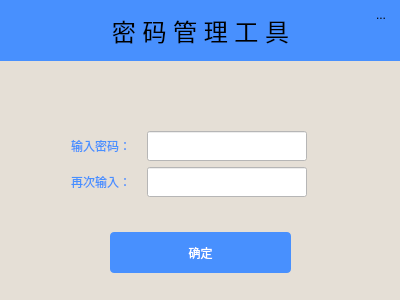
<?xml version="1.0" encoding="UTF-8"?>
<ui version="4.0">
 <class>MainWindow</class>
 <widget class="QMainWindow" name="MainWindow">
  <property name="geometry">
   <rect>
    <x>0</x>
    <y>0</y>
    <width>400</width>
    <height>300</height>
   </rect>
  </property>
  <property name="windowTitle">
   <string>MainWindow</string>
  </property>
  <property name="styleSheet">
   <string notr="true">QWidget{font: 9pt &quot;微软雅黑&quot;;}
QLabel#label_3,QLabel#label_4,QLabel#label_5{color: rgb(72, 144, 254);}

</string>
  </property>
  <widget class="QWidget" name="centralWidget">
   <widget class="QStackedWidget" name="stackedWidget">
    <property name="geometry">
     <rect>
      <x>0</x>
      <y>60</y>
      <width>401</width>
      <height>241</height>
     </rect>
    </property>
    <property name="minimumSize">
     <size>
      <width>20</width>
      <height>20</height>
     </size>
    </property>
    <property name="styleSheet">
     <string notr="true">background-color: rgb(229, 223, 214);</string>
    </property>
    <property name="currentIndex">
     <number>1</number>
    </property>
    <widget class="QWidget" name="page_3">
     <widget class="QWidget" name="layoutWidget">
      <property name="geometry">
       <rect>
        <x>60</x>
        <y>100</y>
        <width>261</width>
        <height>42</height>
       </rect>
      </property>
      <layout class="QHBoxLayout" name="horizontalLayout">
       <item>
        <widget class="QLineEdit" name="lineEdit">
         <property name="minimumSize">
          <size>
           <width>40</width>
           <height>40</height>
          </size>
         </property>
         <property name="maximumSize">
          <size>
           <width>40</width>
           <height>40</height>
          </size>
         </property>
         <property name="styleSheet">
          <string notr="true">background-color: rgb(255, 255, 255);
font: 12pt &quot;微软雅黑&quot;;</string>
         </property>
        </widget>
       </item>
       <item>
        <widget class="QLineEdit" name="lineEdit_2">
         <property name="minimumSize">
          <size>
           <width>40</width>
           <height>40</height>
          </size>
         </property>
         <property name="maximumSize">
          <size>
           <width>40</width>
           <height>40</height>
          </size>
         </property>
         <property name="styleSheet">
          <string notr="true">background-color: rgb(255, 255, 255);
font: 12pt &quot;微软雅黑&quot;;</string>
         </property>
        </widget>
       </item>
       <item>
        <widget class="QLineEdit" name="lineEdit_3">
         <property name="minimumSize">
          <size>
           <width>40</width>
           <height>40</height>
          </size>
         </property>
         <property name="maximumSize">
          <size>
           <width>40</width>
           <height>40</height>
          </size>
         </property>
         <property name="styleSheet">
          <string notr="true">background-color: rgb(255, 255, 255);
font: 12pt &quot;微软雅黑&quot;;</string>
         </property>
        </widget>
       </item>
       <item>
        <widget class="QLineEdit" name="lineEdit_4">
         <property name="minimumSize">
          <size>
           <width>40</width>
           <height>40</height>
          </size>
         </property>
         <property name="maximumSize">
          <size>
           <width>40</width>
           <height>40</height>
          </size>
         </property>
         <property name="styleSheet">
          <string notr="true">background-color: rgb(255, 255, 255);
font: 12pt &quot;微软雅黑&quot;;</string>
         </property>
        </widget>
       </item>
      </layout>
     </widget>
    </widget>
    <widget class="QWidget" name="page_4">
     <widget class="QPushButton" name="pushButton">
      <property name="geometry">
       <rect>
        <x>110</x>
        <y>172</y>
        <width>181</width>
        <height>41</height>
       </rect>
      </property>
      <property name="styleSheet">
       <string notr="true">QPushButton:hover{
background-color: rgb(112, 162, 255);
}
QPushButton{
background-color: rgb(72, 144, 254);
color: rgb(255, 255, 255);
border-radius:4px;
}</string>
      </property>
      <property name="text">
       <string>确定</string>
      </property>
      <property name="default">
       <bool>false</bool>
      </property>
      <property name="flat">
       <bool>false</bool>
      </property>
     </widget>
     <widget class="QLabel" name="label_3">
      <property name="geometry">
       <rect>
        <x>71</x>
        <y>71</y>
        <width>70</width>
        <height>30</height>
       </rect>
      </property>
      <property name="minimumSize">
       <size>
        <width>70</width>
        <height>30</height>
       </size>
      </property>
      <property name="text">
       <string>输入密码：</string>
      </property>
     </widget>
     <widget class="QLineEdit" name="lineEdit_5">
      <property name="geometry">
       <rect>
        <x>147</x>
        <y>71</y>
        <width>160</width>
        <height>30</height>
       </rect>
      </property>
      <property name="minimumSize">
       <size>
        <width>160</width>
        <height>30</height>
       </size>
      </property>
      <property name="styleSheet">
       <string notr="true">QLineEdit{background-color: rgb(255, 255, 255);
font: 8pt &quot;微软雅黑&quot;;}</string>
      </property>
     </widget>
     <widget class="QLabel" name="label_4">
      <property name="geometry">
       <rect>
        <x>71</x>
        <y>107</y>
        <width>70</width>
        <height>30</height>
       </rect>
      </property>
      <property name="minimumSize">
       <size>
        <width>70</width>
        <height>30</height>
       </size>
      </property>
      <property name="text">
       <string>再次输入：</string>
      </property>
     </widget>
     <widget class="QLineEdit" name="lineEdit_6">
      <property name="geometry">
       <rect>
        <x>147</x>
        <y>107</y>
        <width>160</width>
        <height>30</height>
       </rect>
      </property>
      <property name="minimumSize">
       <size>
        <width>160</width>
        <height>30</height>
       </size>
      </property>
      <property name="styleSheet">
       <string notr="true">background-color: rgb(255, 255, 255);
font: 8pt &quot;微软雅黑&quot;;</string>
      </property>
     </widget>
    </widget>
   </widget>
   <widget class="QLabel" name="label">
    <property name="geometry">
     <rect>
      <x>0</x>
      <y>0</y>
      <width>401</width>
      <height>61</height>
     </rect>
    </property>
    <property name="styleSheet">
     <string notr="true">background-color: rgb(72, 144, 254);</string>
    </property>
    <property name="text">
     <string>&lt;html&gt;&lt;head/&gt;&lt;body&gt;&lt;p align=&quot;center&quot;&gt;&lt;span style=&quot; font-size:18pt;&quot;&gt;密 码 管 理 工 具&lt;/span&gt;&lt;/p&gt;&lt;/body&gt;&lt;/html&gt;</string>
    </property>
   </widget>
   <widget class="QToolButton" name="closeButton">
    <property name="geometry">
     <rect>
      <x>362</x>
      <y>0</y>
      <width>38</width>
      <height>30</height>
     </rect>
    </property>
    <property name="minimumSize">
     <size>
      <width>30</width>
      <height>30</height>
     </size>
    </property>
    <property name="styleSheet">
     <string notr="true">QToolButton:hover{
background-color: rgb(112, 162, 255);
}</string>
    </property>
    <property name="text">
     <string>...</string>
    </property>
    <property name="icon">
     <iconset resource="image.qrc">
      <normaloff>:/close.png</normaloff>:/close.png</iconset>
    </property>
    <property name="iconSize">
     <size>
      <width>30</width>
      <height>30</height>
     </size>
    </property>
    <property name="autoRaise">
     <bool>true</bool>
    </property>
   </widget>
  </widget>
 </widget>
 <layoutdefault spacing="6" margin="11"/>
 <resources>
  <include location="image.qrc"/>
 </resources>
 <connections/>
</ui>
